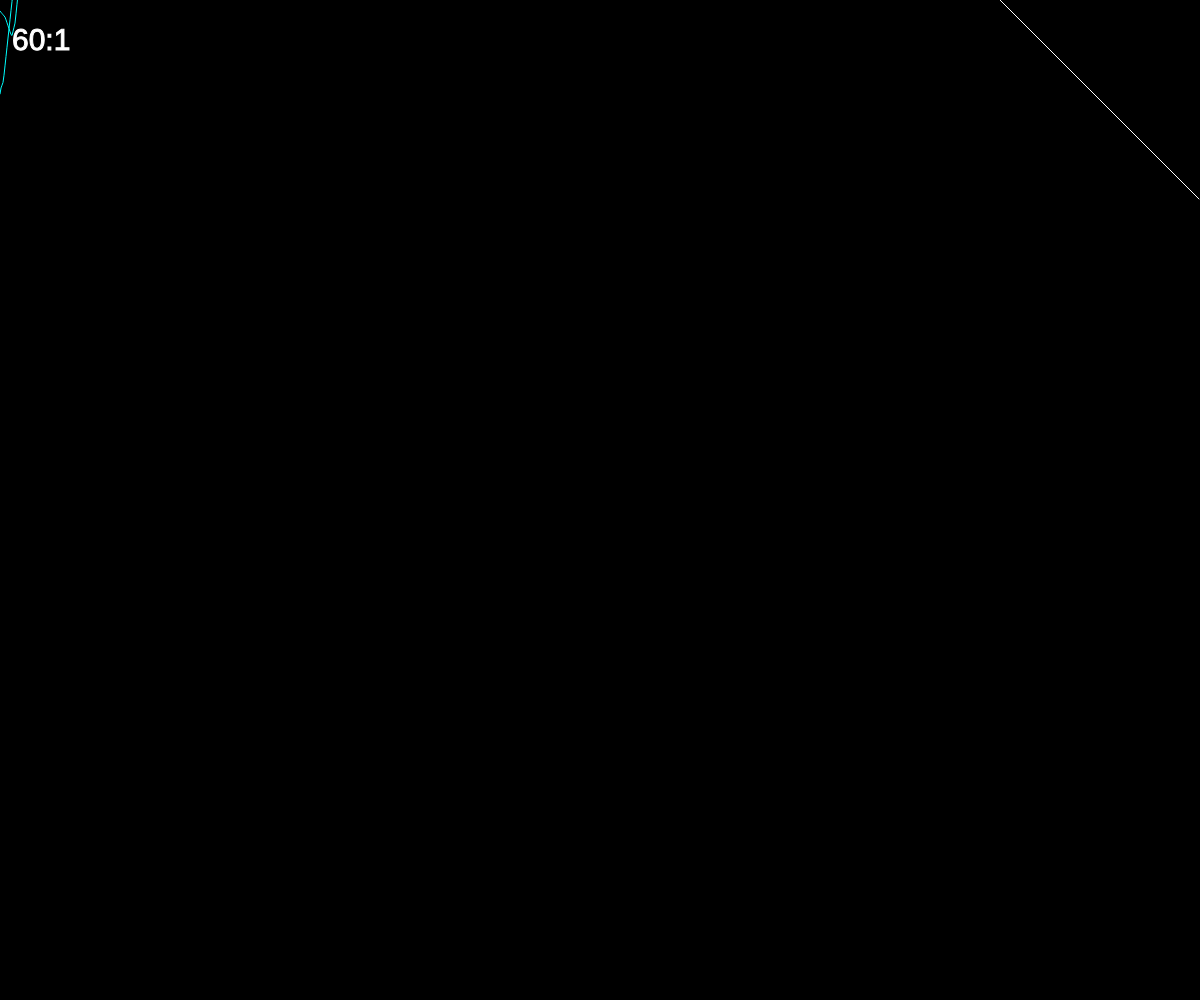
Frame 1 (no input)
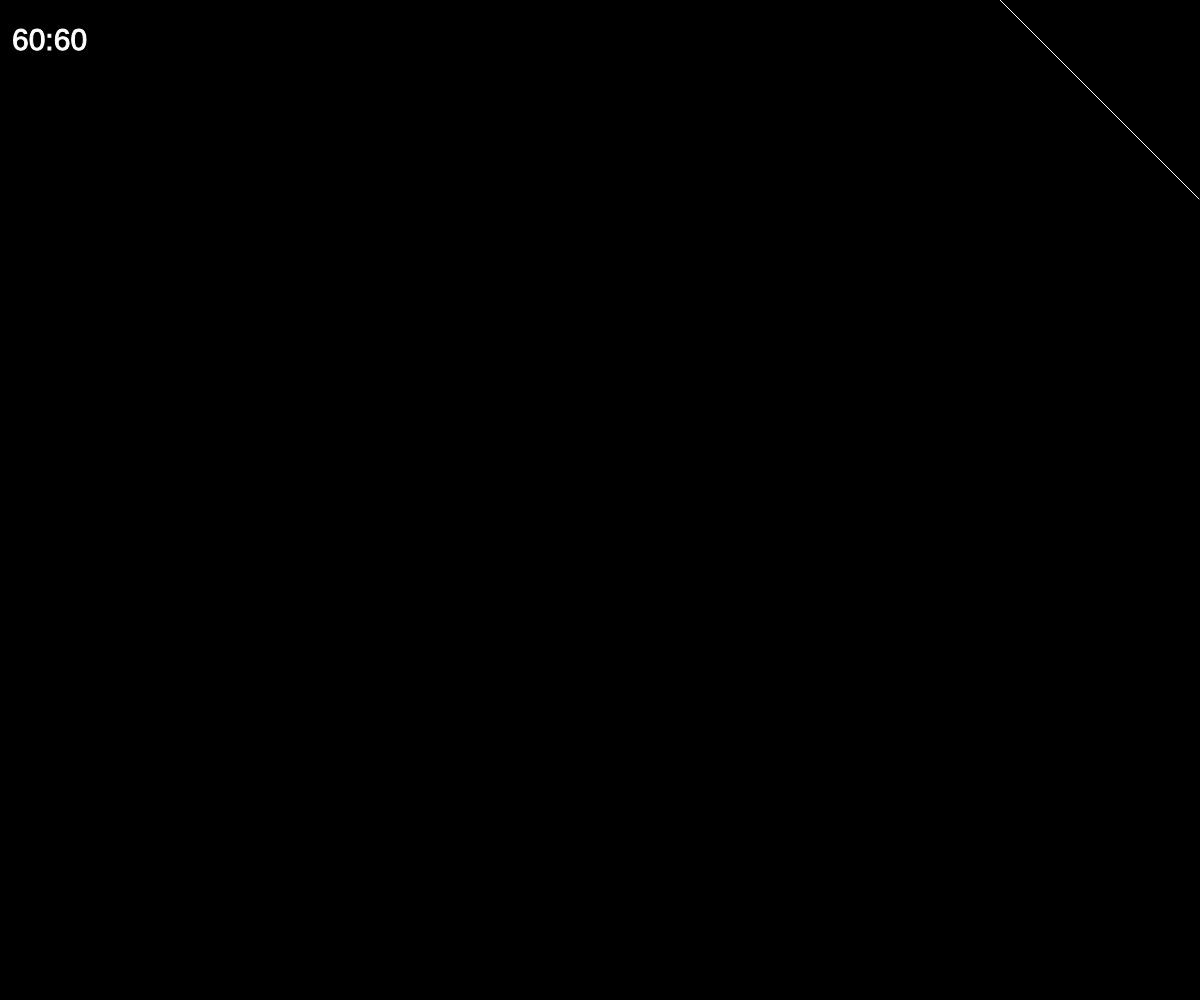
Frame 60 (no input)
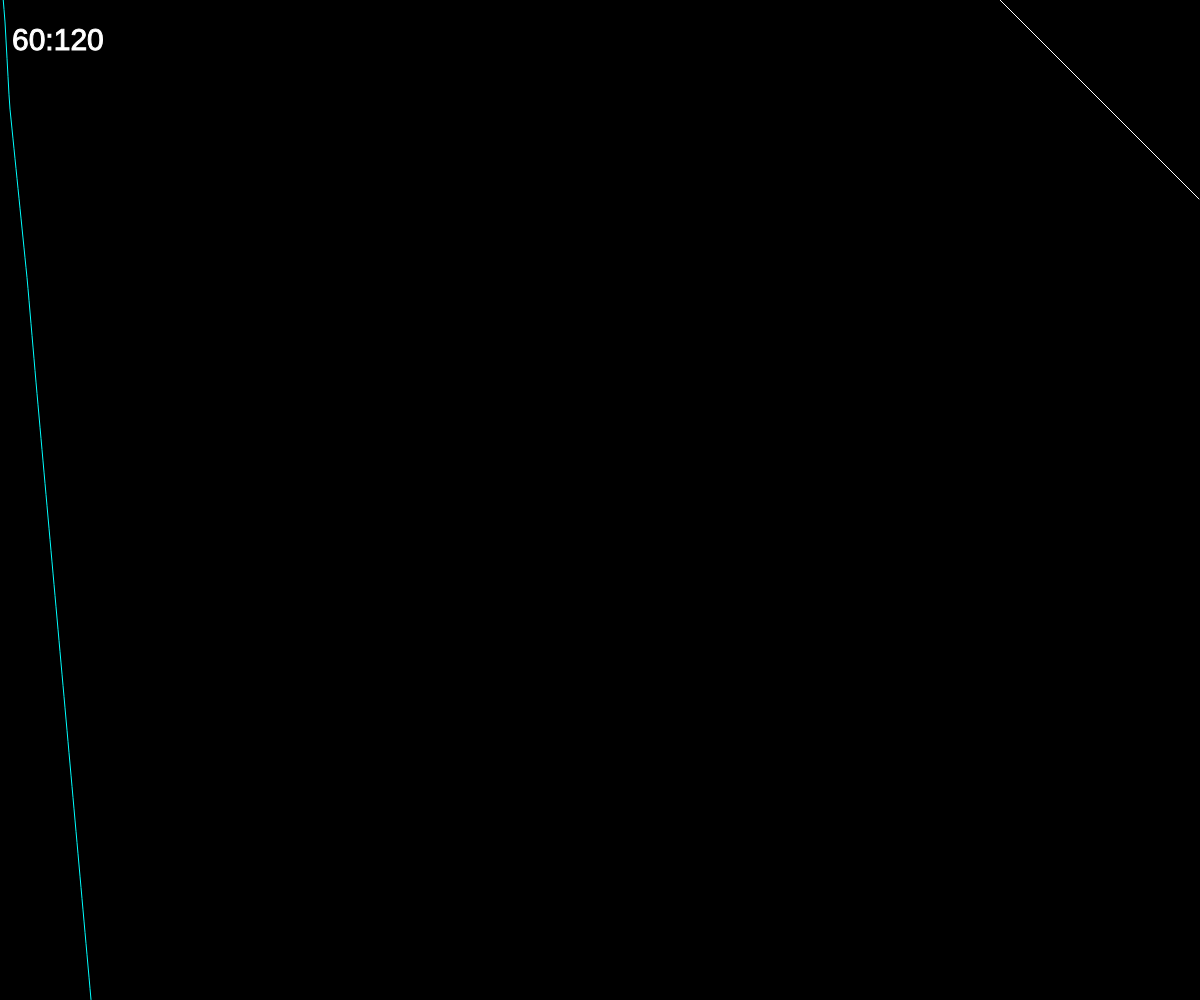
Frame 120 (the mouse pressed at the canvas centre since frame 60)

The p5.js sketch that drew these frames (run headless with seeded random() and noise() and a simulated clock; from frame 60 on, the mouse is pressed at the canvas centre):

// p5.js sketch
// ── sketch.js
let answer;
let p;

function setup() {
    createCanvas(windowWidth, windowHeight);
    frameRate(120);

    p = new Population(10);
    answer = new Array(width);
    calculateAnswer();
}

function draw() {
    background(0);

    p.think();
    p.calculateError();
    p.drawBest();
    p.mutateWeights();

    drawAnswer();
    showFPS();
}

function keyPressed() {
    if (keyCode === DOWN_ARROW) {
        console.log(nn.error)
    }
}

function showFPS() {
    stroke(255);
    strokeWeight(1);
    fill(255);
    textSize(30);
    text(Math.round(frameRate()) + ":" + frameCount, width / 100, height / 20);
}

function calculateAnswer() {
    for (let x = 0; x < width; x++) {
        // answer[x] = x ^ 3 + 4 * x / 42 + 30;
        answer[x] = x - height;
    }
}

function drawAnswer() {
    noFill();
    stroke(255);
    beginShape();
    for (let x = 0; x < width; x++) {
        vertex(x, answer[x]);
    }
    endShape();
}
// ── NeuralNetwork.js
let intervalo = 2;
let mutationRate = 0.05;

class NeuralNetwork {
    // 5, 4
    constructor(layersQuantity, networkHeight) {
        // 5
        this.w = new Array(layersQuantity);
        this.b = new Array(layersQuantity);
        // 1
        this.w[1] = new Array(networkHeight);
        this.b[1] = new Array(networkHeight);
        // 2, 3
        for (let i = 2; i < layersQuantity - 1; i++) {
            this.w[i] = new Array(networkHeight);
            for (let j = 0; j < networkHeight; j++) {
                this.w[i][j] = new Array(networkHeight);
            }
        }
        for (let i = 2; i < layersQuantity - 1; i++) {
            this.b[i] = new Array(networkHeight);
            for (let j = 0; j < networkHeight; j++) {
                this.b[i][j] = new Array(networkHeight);
            }
        }
        // 4
        this.w[layersQuantity - 1] = new Array(networkHeight);
        this.b[layersQuantity - 1] = new Array(networkHeight);

        this.layersQuantity = layersQuantity;
        this.networkHeight = networkHeight;
        this.initWeights();
        this.initBiases();

        this.answers = new Array(width);

        this.error = -1;
    }

    initWeights() {
        // 1
        for (let i = 0; i < this.networkHeight; i++) {
            this.w[1][i] = random(-intervalo, intervalo);
            // this.w[1][i] = Math.round(random(-intervalo, intervalo));
        }

        // 2, 3
        for (let i = 2; i < this.layersQuantity - 1; i++) {
            for (let j = 0; j < this.w[i].length; j++) {
                for (let k = 0; k < this.networkHeight; k++) {
                    this.w[i][j][k] = random(-intervalo, intervalo);
                    // this.w[i][j][k] = Math.round(random(-intervalo, intervalo));
                }
            }
        }

        // 4
        for (let i = 0; i < this.networkHeight; i++) {
            this.w[this.layersQuantity - 1][i] = random(-intervalo, intervalo);
            // this.w[this.layersQuantity - 1][i] = Math.round(random(-intervalo, intervalo));
        }
    }

    initBiases() {
        // 1
        for (let i = 0; i < this.networkHeight; i++) {
            this.b[1][i] = random(-intervalo * 10, intervalo * 10);
            // this.b[1][i] = Math.round(random(-intervalo, intervalo));
        }

        // 2, 3
        for (let i = 2; i < this.layersQuantity - 1; i++) {
            for (let j = 0; j < this.b[i].length; j++) {
                for (let k = 0; k < this.networkHeight; k++) {
                    this.b[i][j][k] = random(-intervalo * 10, intervalo * 10);
                    // this.b[i][j][k] = Math.round(random(-intervalo, intervalo));
                }
            }
        }

        // 4
        for (let i = 0; i < this.networkHeight; i++) {
            this.b[this.layersQuantity - 1][i] = random(-intervalo * 10, intervalo * 10);
            // this.b[this.layersQuantity - 1][i] = Math.round(random(-intervalo, intervalo));
        }
    }

    feedForward(x) {
        let layer1results = new Array(this.networkHeight);
        // 1
        for (let i = 0; i < this.networkHeight; i++) {
            layer1results[i] = x * this.w[1][i] + this.b[1][i];
        }
        // 2, 3
        let oldLayerResults = new Array(this.networkHeight);
        for (let k = 2; k < this.layersQuantity - 1; k++) {
            if (k == 2) {
                oldLayerResults = layer1results;
            }

            let newLayerResults = new Array(this.networkHeight);
            for (let i = 0; i < this.networkHeight; i++) {
                newLayerResults[i] = 0;
            }


            for (let i = 0; i < this.networkHeight; i++) {
                for (let j = 0; j < this.networkHeight; j++) {
                    // console.log(newLayerResults[i] + " += " + this.w[k][i][j] + " * " + layer1results[j] + " = " + this.w[k][i][j] * layer1results[j]);
                    newLayerResults[i] += this.w[k][i][j] * layer1results[j] + this.b[k][i][j];
                }
                if (newLayerResults[i] < 0) {
                    newLayerResults[i] = 0;
                }
            }
            oldLayerResults = newLayerResults;
        }

        // let layer2results = new Array(this.networkHeight);
        // for (let i = 0; i < this.networkHeight; i++) {
        //     layer2results[i] = 0;
        // }
        // for (let i = 0; i < this.networkHeight; i++) {
        //     for (let j = 0; j < this.networkHeight; j++) {
        //         layer2results[i] += this.w[2][i][j] * layer1results[j];
        //     }
        // }

        // 4
        let y = 0;
        for (let i = 0; i < this.networkHeight; i++) {
            y += this.w[this.layersQuantity - 1][i] * oldLayerResults[i] + this.b[this.layersQuantity - 1][i];
        }

        return y;
    }

    think() {
        for (let x = 0; x < width; x++) {
            this.answers[x] = this.feedForward(x);
        }
    }

    draw() {
        noFill();
        stroke(0, 255, 255);
        beginShape();
        for (let x = 0; x < width; x++) {
            vertex(x, this.answers[x]);
        }
        endShape();
    }

    mutateWeights() {
        // 1
        for (let i = 0; i < this.networkHeight; i++) {
            if (Math.random() < mutationRate) {
                this.w[1][i] = random(-intervalo, intervalo);
            }
        }

        // 2, 3
        for (let i = 2; i < this.layersQuantity - 1; i++) {
            for (let j = 0; j < this.w[i].length; j++) {
                for (let k = 0; k < this.networkHeight; k++) {
                    if (Math.random() < mutationRate) {
                        this.w[i][j][k] = random(-intervalo, intervalo);
                    }
                }
            }
        }

        // 4
        for (let i = 0; i < this.networkHeight; i++) {
            if (Math.random() < mutationRate) {
                this.w[this.layersQuantity - 1][i] = random(-intervalo, intervalo);
            }
        }
    }

    mutateBiases() {
        // 1
        for (let i = 0; i < this.networkHeight; i++) {
            if (Math.random() < mutationRate) {
                this.b[1][i] = random(-intervalo, intervalo);
            }
        }

        // 2, 3
        for (let i = 2; i < this.layersQuantity - 1; i++) {
            for (let j = 0; j < this.b[i].length; j++) {
                for (let k = 0; k < this.networkHeight; k++) {
                    if (Math.random() < mutationRate) {
                        this.b[i][j][k] = random(-intervalo, intervalo);
                    }
                }
            }
        }

        // 4
        for (let i = 0; i < this.networkHeight; i++) {
            if (Math.random() < mutationRate) {
                this.b[this.layersQuantity - 1][i] = random(-intervalo, intervalo);
            }
        }
    }
    mutateThreshold() {
        this.threshold = random(-intervalo, intervalo);
    }

    calculateError() {
        this.error = 0;
        for (let x = 0; x < width; x++) {
            this.error += Math.pow(answer[x] - this.answers[x], 2);
        }
        return this.error;
    }

    getCopy() {
        let copy = new NeuralNetwork(this.layersQuantity, this.networkHeight);
        copy.w = this.w;
        copy.b = this.w;
        copy.threshold = this.threshold;
        copy.answers = this.answers;
        copy.error = this.error;
        return copy;
    }
}





















// class NeuralNetwork {
//     // 5, 4
//     constructor(layersQuantity, networkHeight) {
//         // 5
//         this.w = new Array(layersQuantity);
//         // 1
//         this.w[1] = new Array(networkHeight);
//         // 2, 3
//         for (let i = 2; i < layersQuantity - 1; i++) {
//             this.w[i] = new Array(networkHeight);
//         }
//         // 4
//         this.w[layersQuantity - 1] = new Array(networkHeight);

//         this.layersQuantity = layersQuantity;
//         this.networkHeight = networkHeight;
//         this.initWeights();
//     }

//     initWeights() {
//         // 1
//         for (let i = 0; i < this.networkHeight; i++) {
//             this.w[1][i] = random(-0.5, 0.5);
//         }

//         // 2, 3
//         for (let i = 2; i < this.layersQuantity - 1; i++) {
//             // this.w[i] = new Array(networkHeight);
//             for (let j = 0; j < this.w[i].length; j++) {
//                 this.w[i][j] = random(-0.5, 0.5);
//             }
//         }

//         // 4
//         for (let i = 0; i < this.networkHeight; i++) {
//             this.w[this.layersQuantity - 1][i] = random(-0.5, 0.5);
//         }
//     }
// }
// ── Population.js
class Population {
    constructor(quantity) {
        this.entities = new Array(quantity);
        for (let i = 0; i < quantity; i++) {
            this.entities[i] = new NeuralNetwork(10, 10);
        }

        this.bestIndex = -1;
        this.smallestError = Infinity;
    }

    think() {
        for (let i = 0; i < this.entities.length; i++) {
            this.entities[i].think();
        }
    }

    calculateError() {
        this.smallestError = Infinity;
        for (let i = 0; i < this.entities.length; i++) {
            let error = this.entities[i].calculateError()
            if (error < this.smallestError) {
                this.smallestError = error;
                this.bestIndex = i;
            }
        }
    }

    drawBest() {
        this.entities[0].draw();
        this.entities[this.bestIndex].draw();
    }

    mutateWeights() {
        for (let i = 0; i < this.entities.length; i++) {
            if (i != this.bestIndex) {
                this.entities[i].mutateWeights();
            }
        }
    }

    mutateThreshold() {
        for (let i = 0; i < this.entities.length; i++) {
            if (i != this.bestIndex) {
                this.entities[i].mutateThreshold();
            }
        }
    }
}
